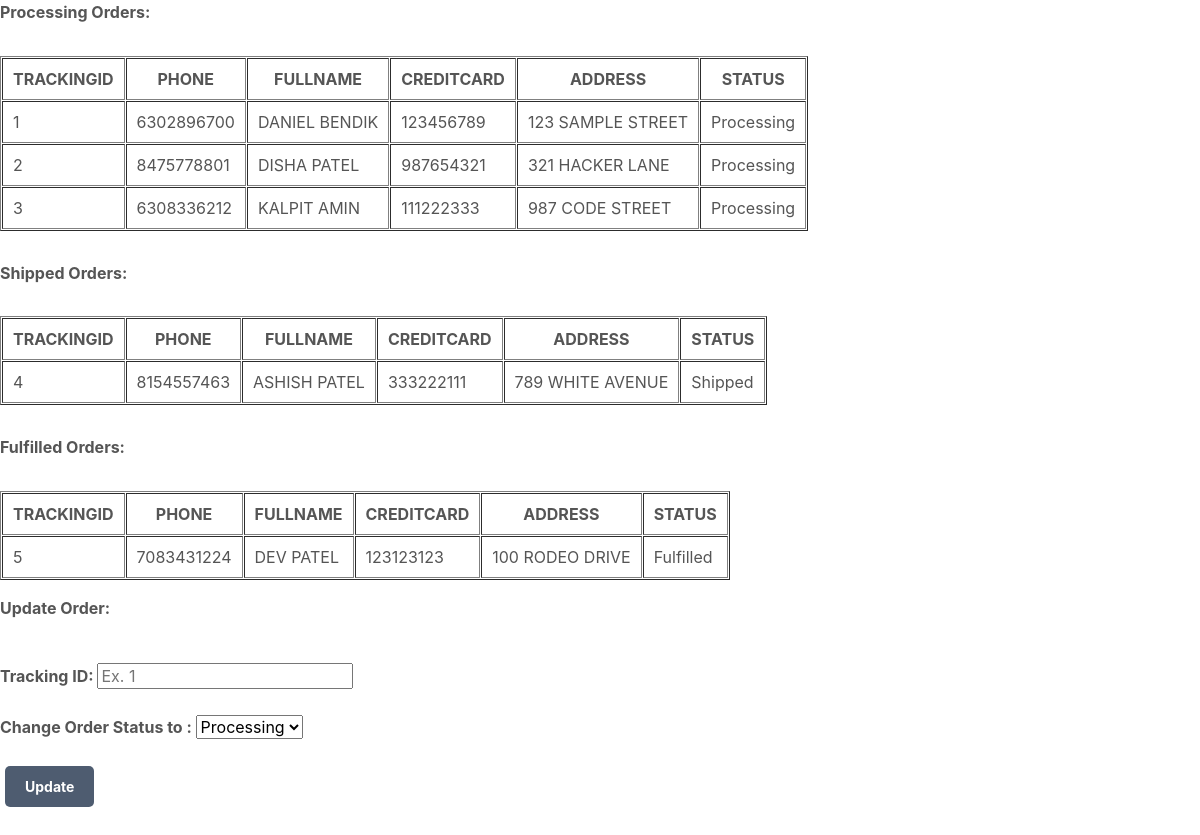
The page /orderList.php on the database its author committed.
### tables this page shows
CREATE TABLE ORDERS(
    TRACKINGID      INT         NOT NULL    AUTO_INCREMENT,
    PHONE           CHAR(10)    NOT NULL,
    FULLNAME        CHAR(30)    NOT NULL,
    CREDITCARD      CHAR(16)    NOT NULL,
    ADDRESS         CHAR(50)    NOT NULL,
    STATUS          CHAR(10)    NOT NULL,

    PRIMARY KEY (TRACKINGID)
);

### orderList.php (the view, shortened to what this page needs)
<?php
try {
    $username = 'z1892226';
    $password = '2002Feb20';
    $dsn = "mysql:host=courses;dbname=z1892226";
    $pdo = new PDO($dsn, $username, $password);
}
catch(PDOexception $e) {
    echo "Connection to database failed: " . $e->getMessage();
}
function draw_table($rows)
{
    echo "<table border=1 cellspacing=1 cellpadding=10>";
    echo "<tr>";
    foreach($rows[0] as $key => $item)
    {
        echo "<th>$key</th>";
    }
    echo "</tr>";
    foreach($rows as $row)
    {
        echo "<tr>";
        foreach($row as $item)
        {
            echo "<td>$item</td>";
        }
        echo "</tr>";
    }
    echo "</table>";
}
    echo "<html><body>";
    $rs = $pdo->query("SELECT * FROM ORDERS WHERE STATUS = 'Processing';");
    $rows = $rs->fetchAll(PDO::FETCH_ASSOC);
    echo "<p style=font-size:30px;><b>Processing Orders:</b></p>";
    draw_table($rows);
    echo "<p style=font-size:30px;><b>Shipped Orders:</b></p>";
    echo "<p style=font-size:30px;><b>Fulfilled Orders:</b></p>";
    echo "</body></html>";
?>
<html>
<head>
<link href="style.css" rel="stylesheet" type="text/css">
</head><body>
<form action="orderList.php" method="post">
<strong><p>Update Order:</p><br>
Tracking ID: <input type="text" name="id" placeholder="Ex. 1"><br><br>
<label for="status">Change Order Status to :</label>
<select name="status" >
  <option value="Processing">Processing</option>
</select>
<br><br>
<input type="submit" name="update" value="Update">
</form>
</body>
</html>

### style.css (style rules this page uses)
* { box-sizing: border-box; font-family: -apple-system, BlinkMacSystemFont, "segoe ui", roboto, oxygen, ubuntu, cantarell, "fira sans", "droid sans", "helvetica neue", Arial, sans-serif; font-size: 16px; -webkit-font-smoothing: antialiased; -moz-osx-font-smoothing: grayscale; }
body { font-family: 'Montserrat', sans-serif; line-height: 1.6; margin: 0; min-height: 100vh; }
html { height: 100%; }
body { position: relative; min-height: 100%; color: #555555; background-color: #FFFFFF; margin: 0; padding-bottom: 100px; }
input[type="submit"] { margin-left: 5px; padding: 12px 20px; border: 0; background: #4e5c70; color: #FFFFFF; font-size: 14px; font-weight: bold; cursor: pointer; border-radius: 5px; }

### rows shown on the page
orders: TRACKINGID "1", PHONE "6302896700", FULLNAME "DANIEL BENDIK", CREDITCARD "123456789", ADDRESS "123 SAMPLE STREET", STATUS "Processing"
orders: TRACKINGID "2", PHONE "8475778801", FULLNAME "DISHA PATEL", CREDITCARD "987654321", ADDRESS "321 HACKER LANE", STATUS "Processing"
orders: TRACKINGID "3", PHONE "6308336212", FULLNAME "KALPIT AMIN", CREDITCARD "111222333", ADDRESS "987 CODE STREET", STATUS "Processing"
orders: TRACKINGID "4", PHONE "8154557463", FULLNAME "ASHISH PATEL", CREDITCARD "333222111", ADDRESS "789 WHITE AVENUE", STATUS "Shipped"
orders: TRACKINGID "5", PHONE "7083431224", FULLNAME "DEV PATEL", CREDITCARD "123123123", ADDRESS "100 RODEO DRIVE", STATUS "Fulfilled"

### other values the page prints
$key "TRACKINGID"
$key "PHONE"
$key "FULLNAME"
$key "CREDITCARD"
$key "ADDRESS"
$key "STATUS"
